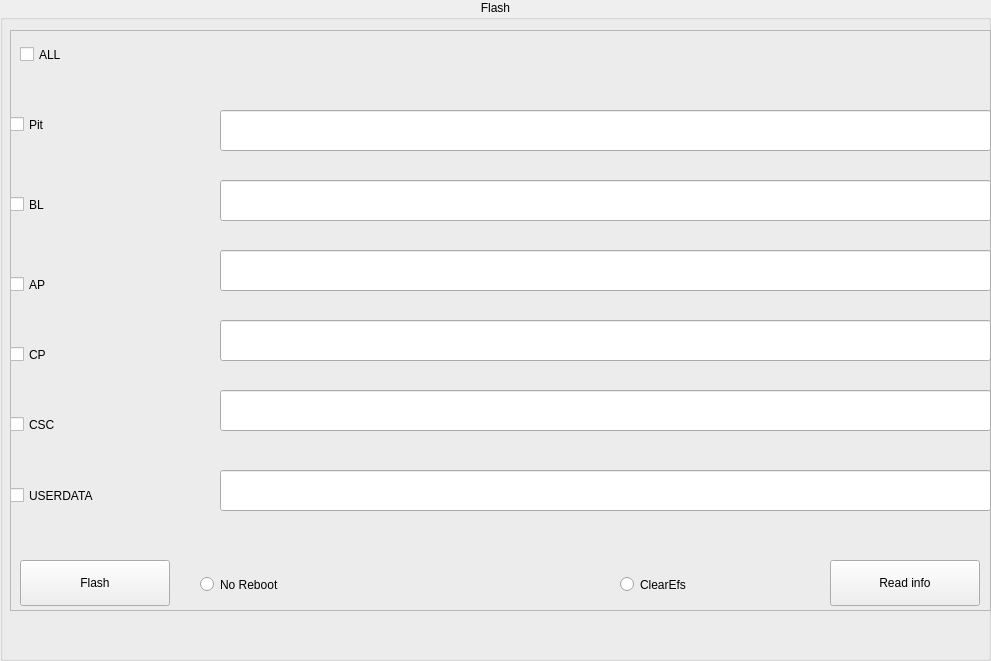
      <widget class="QGroupBox" name="groupBox_2">
       <property name="geometry">
        <rect>
         <x>820</x>
         <y>0</y>
         <width>991</width>
         <height>661</height>
        </rect>
       </property>
       <property name="title">
        <string>Flash</string>
       </property>
       <property name="alignment">
        <set>Qt::AlignHCenter|Qt::AlignTop</set>
       </property>
       <widget class="QFrame" name="frame">
        <property name="geometry">
         <rect>
          <x>10</x>
          <y>30</y>
          <width>981</width>
          <height>581</height>
         </rect>
        </property>
        <property name="styleSheet">
         <string notr="true">font: 8pt &quot;Sitka Small&quot;;</string>
        </property>
        <property name="frameShape">
         <enum>QFrame::StyledPanel</enum>
        </property>
        <property name="frameShadow">
         <enum>QFrame::Raised</enum>
        </property>
        <widget class="QPushButton" name="readd">
         <property name="geometry">
          <rect>
           <x>820</x>
           <y>530</y>
           <width>150</width>
           <height>46</height>
          </rect>
         </property>
         <property name="text">
          <string>Read info</string>
         </property>
        </widget>
        <widget class="QPushButton" name="flashsmsng">
         <property name="geometry">
          <rect>
           <x>10</x>
           <y>530</y>
           <width>150</width>
           <height>46</height>
          </rect>
         </property>
         <property name="sizePolicy">
          <sizepolicy hsizetype="Fixed" vsizetype="Fixed">
           <horstretch>4</horstretch>
           <verstretch>4</verstretch>
          </sizepolicy>
         </property>
         <property name="baseSize">
          <size>
           <width>1</width>
           <height>1</height>
          </size>
         </property>
         <property name="contextMenuPolicy">
          <enum>Qt::NoContextMenu</enum>
         </property>
         <property name="autoFillBackground">
          <bool>false</bool>
         </property>
         <property name="styleSheet">
          <string notr="true">border-color: rgb(170, 85, 0);</string>
         </property>
         <property name="inputMethodHints">
          <set>Qt::ImhNone</set>
         </property>
         <property name="text">
          <string>Flash</string>
         </property>
         <property name="autoDefault">
          <bool>false</bool>
         </property>
         <property name="default">
          <bool>false</bool>
         </property>
         <property name="flat">
          <bool>false</bool>
         </property>
        </widget>
        <widget class="QLineEdit" name="lineEdit">
         <property name="geometry">
          <rect>
           <x>210</x>
           <y>80</y>
           <width>771</width>
           <height>41</height>
          </rect>
         </property>
        </widget>
        <widget class="QLineEdit" name="lineEdit_2">
         <property name="geometry">
          <rect>
           <x>210</x>
           <y>220</y>
           <width>771</width>
           <height>41</height>
          </rect>
         </property>
        </widget>
        <widget class="QLineEdit" name="lineEdit_3">
         <property name="geometry">
          <rect>
           <x>210</x>
           <y>150</y>
           <width>771</width>
           <height>41</height>
          </rect>
         </property>
        </widget>
        <widget class="QLineEdit" name="lineEdit_4">
         <property name="geometry">
          <rect>
           <x>210</x>
           <y>290</y>
           <width>771</width>
           <height>41</height>
          </rect>
         </property>
        </widget>
        <widget class="QLineEdit" name="lineEdit_5">
         <property name="geometry">
          <rect>
           <x>210</x>
           <y>360</y>
           <width>771</width>
           <height>41</height>
          </rect>
         </property>
        </widget>
        <widget class="QLineEdit" name="lineEdit_6">
         <property name="geometry">
          <rect>
           <x>210</x>
           <y>440</y>
           <width>771</width>
           <height>41</height>
          </rect>
         </property>
        </widget>
        <widget class="QCheckBox" name="checkBox">
         <property name="geometry">
          <rect>
           <x>0</x>
           <y>80</y>
           <width>132</width>
           <height>29</height>
          </rect>
         </property>
         <property name="text">
          <string>Pit</string>
         </property>
        </widget>
        <widget class="QCheckBox" name="checkBox_2">
         <property name="geometry">
          <rect>
           <x>0</x>
           <y>240</y>
           <width>132</width>
           <height>29</height>
          </rect>
         </property>
         <property name="text">
          <string>AP</string>
         </property>
        </widget>
        <widget class="QCheckBox" name="checkBox_3">
         <property name="geometry">
          <rect>
           <x>0</x>
           <y>310</y>
           <width>132</width>
           <height>29</height>
          </rect>
         </property>
         <property name="text">
          <string>CP</string>
         </property>
        </widget>
        <widget class="QCheckBox" name="checkBox_4">
         <property name="geometry">
          <rect>
           <x>0</x>
           <y>450</y>
           <width>181</width>
           <height>31</height>
          </rect>
         </property>
         <property name="text">
          <string>USERDATA</string>
         </property>
        </widget>
        <widget class="QCheckBox" name="checkBox_5">
         <property name="geometry">
          <rect>
           <x>0</x>
           <y>380</y>
           <width>132</width>
           <height>29</height>
          </rect>
         </property>
         <property name="text">
          <string>CSC</string>
         </property>
        </widget>
        <widget class="QCheckBox" name="checkBox_6">
         <property name="geometry">
          <rect>
           <x>0</x>
           <y>160</y>
           <width>132</width>
           <height>29</height>
          </rect>
         </property>
         <property name="text">
          <string>BL</string>
         </property>
        </widget>
        <widget class="QRadioButton" name="radioButton">
         <property name="geometry">
          <rect>
           <x>190</x>
           <y>540</y>
           <width>156</width>
           <height>29</height>
          </rect>
         </property>
         <property name="text">
          <string>No Reboot</string>
         </property>
        </widget>
        <widget class="QRadioButton" name="radioButton_2">
         <property name="geometry">
          <rect>
           <x>610</x>
           <y>540</y>
           <width>156</width>
           <height>29</height>
          </rect>
         </property>
         <property name="text">
          <string>ClearEfs</string>
         </property>
        </widget>
        <widget class="QCheckBox" name="checkBox_7">
         <property name="geometry">
          <rect>
           <x>10</x>
           <y>10</y>
           <width>132</width>
           <height>29</height>
          </rect>
         </property>
         <property name="text">
          <string>ALL</string>
         </property>
        </widget>
       </widget>
      </widget>
